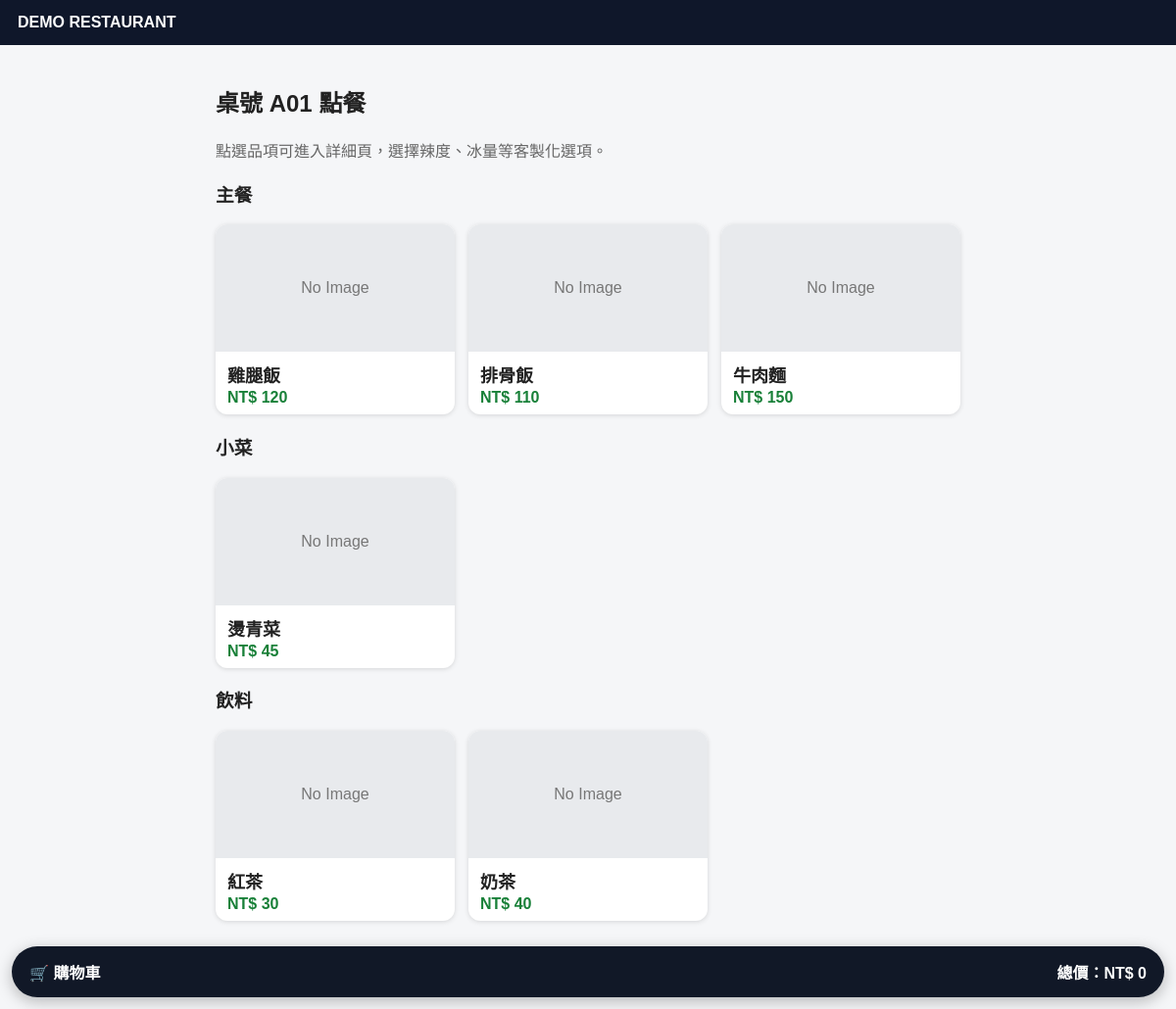
Page /order/A01 on the committed database.
### tables this page shows
CREATE TABLE menu_items (
            id INTEGER PRIMARY KEY AUTOINCREMENT,
            category TEXT NOT NULL,
            name TEXT NOT NULL,
            price INTEGER NOT NULL,
            enabled INTEGER NOT NULL DEFAULT 1,
            image_path TEXT DEFAULT '',
            description TEXT DEFAULT '',
            option_groups TEXT DEFAULT ''
        );

### app.py (the view)
@app.get('/order/{table_no}', response_class=HTMLResponse)
def order_page(request: Request, table_no:str):
    items = rows('select * from menu_items where enabled=1 order by category,id')
    cats = sorted(set(i['category'] for i in items))
    cart_total, cart_count = cart_summary(load_cart(request, table_no))
    return templates.TemplateResponse(request, 'order.html', {'table_no':table_no,'items':items,'cats':cats,'config':CONFIG,'cart_total':cart_total,'cart_count':cart_count})

### templates/order.html (shortened to what this page needs)
{% extends 'base_client.html' %}{% block body %}
<h2>{% if table_no[:1] == 'T' %}外帶 {{table_no}} 點餐{% else %}桌號 {{table_no}} 點餐{% endif %}</h2>{% if member %}<div class="okbox">LINE會員：{{member.display_name}}｜目前點數：{{member.total_points}}</div>{% endif %}
<p class="muted">點選品項可進入詳細頁，選擇辣度、冰量等客製化選項。</p>
{% for cat in cats %}
<h3>{{cat}}</h3>
<div class="menu-grid">
{% for i in items if i.category == cat %}
  <a class="menu-card" href="/order/{{table_no}}/item/{{i.id}}">
    {% if i.image_path %}<img src="{{i.image_path}}" alt="{{i.name}}">{% else %}<div class="no-img">No Image</div>{% endif %}
    <div class="menu-name">{{i.name}}</div>
    <div class="menu-price">NT$ {{i.price}}</div>
  </a>
{% endfor %}
</div>
{% endfor %}
<a class="cart-bar" href="/order/{{table_no}}/cart"><span>🛒 購物車{% if cart_count %}（{{cart_count}}）{% endif %}</span><b>總價：NT$ {{cart_total or 0}}</b></a>
{% endblock %}

### static/style.css (style rules this page uses)
body { font-family:Arial,'Microsoft JhengHei',sans-serif;margin:0;background:#f5f6f8;color:#222 }
.muted { color:#666 }
.menu-grid { display:grid;grid-template-columns:repeat(auto-fill,minmax(190px,1fr));gap:14px }
.menu-card { display:block;background:white;border-radius:12px;text-decoration:none;color:#222;box-shadow:0 1px 5px #0002;overflow:hidden }
.menu-card img,.no-img { width:100%;height:130px;object-fit:cover;background:#e8eaed;display:flex;align-items:center;justify-content:center;color:#777 }
.menu-name { font-size:18px;font-weight:bold;padding:10px 12px 2px }
.menu-price { font-size:16px;color:#188038;font-weight:bold;padding:0 12px 8px }
.menu-grid { grid-template-columns:repeat(auto-fill,minmax(180px,1fr)) }
.cart-bar { position:fixed;left:12px;right:12px;bottom:12px;background:#111827;color:#fff;padding:14px 18px;border-radius:999px;display:flex;justify-content:space-between;align-items:center;text-decoration:none;font-weight:bold;box-shadow:0 4px 16px #0004;z-index:99 }

### rows in the picture
menu_items: category "主餐", image_path "No Image", name "雞腿飯", price "120"
menu_items: image_path "No Image", name "排骨飯", price "110"
menu_items: image_path "No Image", name "牛肉麵", price "150"
menu_items: category "小菜", image_path "No Image", name "燙青菜", price "45"
menu_items: category "飲料", image_path "No Image", name "紅茶", price "30"
menu_items: image_path "No Image", name "奶茶", price "40"

### other values in the picture
{{ config.store_name if config and config.store_name else 'QR POS Order' }} "DEMO RESTAURANT"
{{ table_no }} "A01"
{{ cart_total or 0 }} "0"
